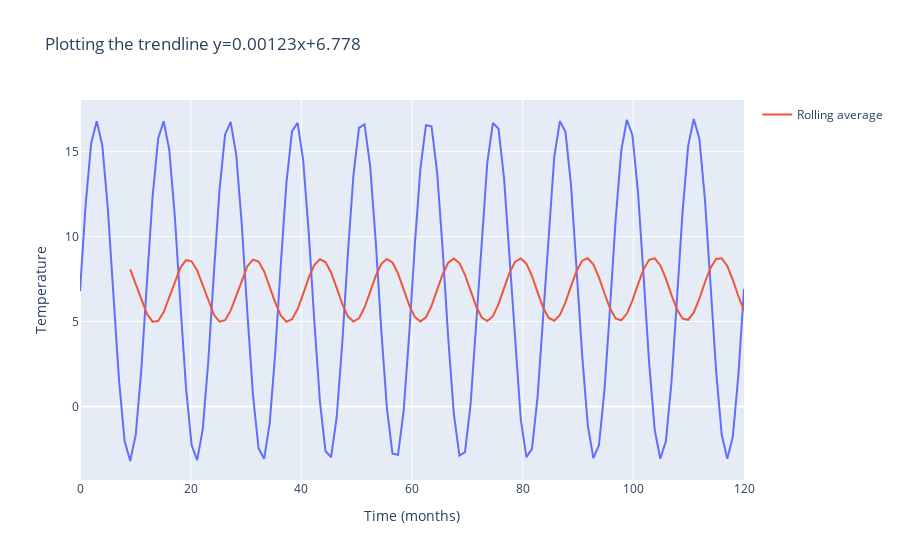

The code cell stored with this chart in its notebook:
### Markdown cell above
<h2 align='center'>Visualizing the trend-line</h2>

### Code cell
import plotly.express as px
fig = px.line(data,'Time (months)',"Temperature",title="Plotting the trendline y=0.00123x+6.778")
fig.add_scatter(x=data['Time (months)'],y=data['rollingAVG'],name='Rolling average',
                text= [f'<b>Day</b>: {x}<br><b>Rolling AVG</b>: {y}'for x,y in list(zip(data['Time (months)'].values, data['rollingAVG'].values))])
fig.show()
